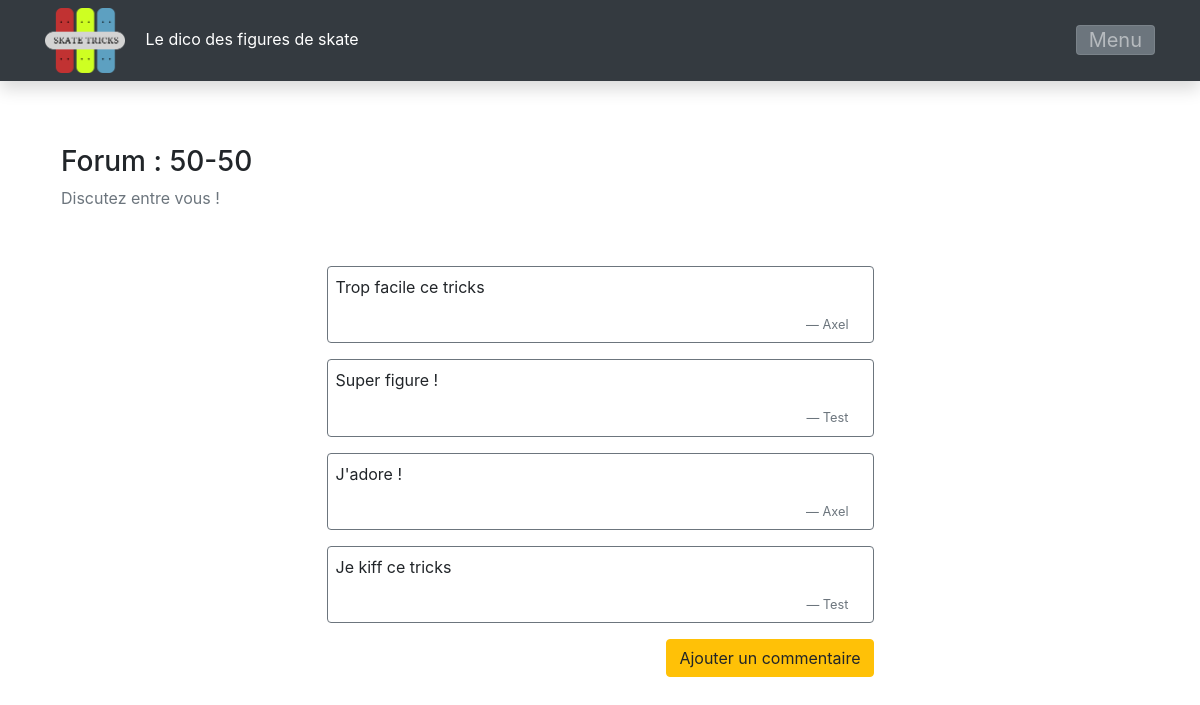
Page /index.php?module=forum&idTricks=50-50 (signed in) on the committed database.
### tables this page shows
CREATE TABLE `forum` (
  `id_tricks` varchar(64) NOT NULL,
  `id_commentaire` bigint(20) UNSIGNED NOT NULL,
  `commentaire` varchar(256) NOT NULL,
  `auteur` varchar(64) NOT NULL
);

### modules/module_forum/mod_forum.php (called while the page is built, shortened)
<?php
    class ModForum{
         function __construct() {
           $this->controleur=new ContForum();
        }
    }
?>

### modules/module_forum/modele_forum.php (called while the page is built, shortened)
<?php
	class ModeleForum extends Connexion {
		function getAllCom($id_tricks) {
			$bd = Connexion::$bdd;
			$bd->exec("set names utf8");
			$sql = "SELECT * from forum where id_tricks=?";
			$query = $bd->prepare($sql);
			$query->execute(array($id_tricks));
			return $query->fetchAll(PDO::FETCH_ASSOC);
		}
	}
?>

### modules/module_forum/vue_forum.php (the view, shortened to what this page needs)
<?php
	class VueForum extends vueGenerique{
			function affCom($tabAll){
				foreach($tabAll as $ld) {
					echo '
						<div class="row justify-content-center mx-2 my-3">
							<div class="col-md-6 border border-secondary rounded p-2">
								<p>'.$ld['commentaire'].'</p>
								<footer class="blockquote-footer text-right mr-3">'.$ld['auteur'].'</footer>
							</div>
						</div>
					';
				}
			}
			function menu($id_tricks){
				echo '
					<div class="row justify-content-center mx-2 my-3">
						<div class="col-md-6 text-right p-0">
							<a href="index.php?module=forum&action=affFormCom&idTricks='.$id_tricks.'" class="btn btn-warning">Ajouter un commentaire</a>
						</div>
					</div>';
			}
			function afficheBase( $choix, $id_tricks ) {
				if( $choix === 1 ) {
					echo
					'			<div class="container bg-white pb-5" style="height:1250px">
				<div class="row pt-5 pb-2">
					<div class="col-md-6 m-3">
						<h3>Forum : '.$id_tricks.'</h3>
						<p class="text-muted">Discutez entre vous !</p>
					</div>
				</div>
				';
				} else {
					echo '
				</div>';
				}
			}
		}
?>

### rows in the picture
forum: commentaire "Trop facile ce tricks", auteur "Axel"
forum: commentaire "Super figure !", auteur "Test"
forum: commentaire "J'adore !", auteur "Axel"
forum: commentaire "Je kiff ce tricks", auteur "Test"

### other values in the picture
$id_tricks "50-50"
